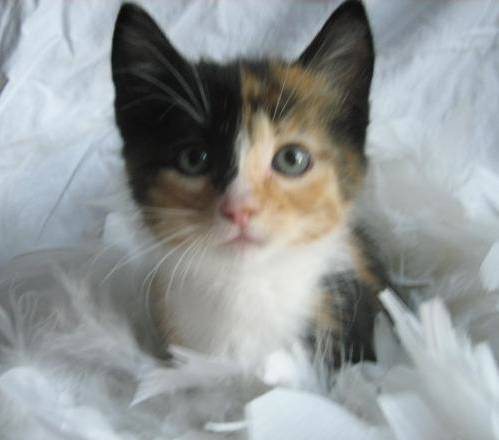
#> input picture hw/hw1/animals/cats/cats_00016.jpg, 499 x 440 px, found by its file name; its folder holds only this picture in this run
$ jupyter execute --allow-errors hw1_p1_p2.ipynb
#> lines starting #> are read from the running program, lines starting #| are printed output that depends on the picture
# Import Package

[cell 1]
import cv2
import os
import matplotlib.pyplot as plt
from sklearn.cluster import KMeans
import numpy as np
from sklearn.svm import LinearSVC
from sklearn.preprocessing import StandardScaler
from sklearn.model_selection import train_test_split
from sklearn.metrics import accuracy_score
from sklearn.decomposition import PCA

## Problem 1: Bag-of-Words model

### 1.1: Read image

[cell 2]
def read_display_image(path, label):
#> further down, img is the input picture: shape (440, 499, 3); mean B, G, R 151.5, 150.8, 146.4
    img = cv2.imread(path)
    if img is None:
            raise FileNotFoundError(f"Image file not found: {path}")
    plt.figure(figsize=(8, 8))
    plt.imshow(cv2.cvtColor(img, cv2.COLOR_BGR2RGB)) ##convert img format from BGR to RGB
    plt.title(label,fontsize = 20)
    plt.axis("off")
    plt.show()
#> (the rest of this cell did not finish here and is left out)

### 1.2: Uniform image size

[cell 3]
def size_uniform(img,size):
    return cv2.resize(img,size)

labels = ["dogs","cats","panda"]
y_label = []
#> (the rest of this cell did not finish here and is left out)

### 1.3 Extract features (SIFT)

[cell 4]
def feature_Extract(img,All_features_total,all_features_arr,i):
     #convert bgr to Gray so that it can decrease many times of computation
#> called with i = 0
     Gray_level = cv2.cvtColor(img, cv2.COLOR_BGR2GRAY)
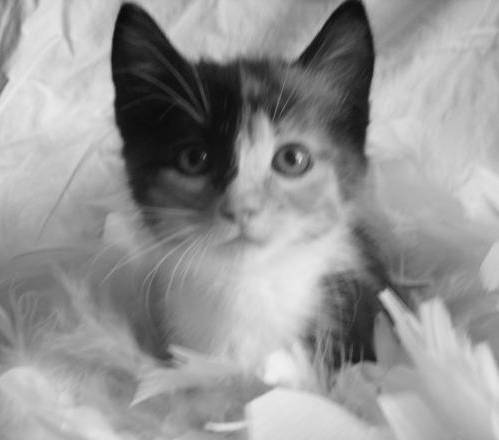
#> Gray_level: shape (440, 499); min 7, max 241, mean 149.6
     sift = cv2.SIFT_create()
     keypoints , descriptors = sift.detectAndCompute(Gray_level,None)
#> keypoints = 168 keypoints; strongest (x, y, size): (176, 123, 94.1), (352, 332, 57.2), (387, 297, 9.7), (136, 46, 42.9)
     ##For save and directly use
     All_features_total.extend(descriptors)
     ##For travel to compute the bovx feature, using Kmeans
     all_features_arr.append(descriptors)
     if i <= 4:
        image_with_keypoints = cv2.drawKeypoints(img, keypoints, None)    ## draw keypoints in the original img
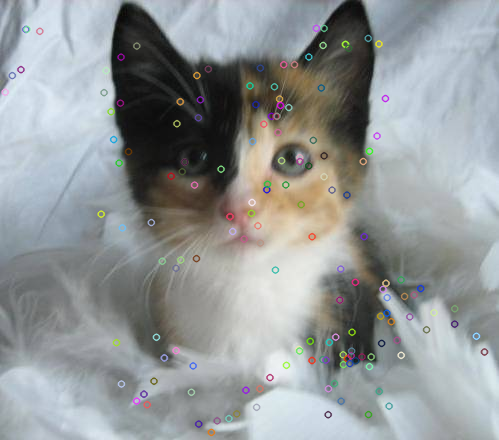
#> image_with_keypoints: shape (440, 499, 3); mean B, G, R 151.7, 150.9, 146.6
        plt.subplot(1,5, i+1)
        plt.imshow(cv2.cvtColor(image_with_keypoints, cv2.COLOR_BGR2RGB)) ##convert img format from BRG to RGB
        plt.title("SIFT Keypoints Visualize in original RGB img",fontsize = 20)
        plt.axis("off")

plt.figure(figsize=(40, 8))
labels = ["cats","dogs","panda"]
All_features_total = []         ##merge version
all_features_arr = []           ##additional dimension which is about the number of the image
i = 0
#> (the rest of this cell did not finish here and is left out)
